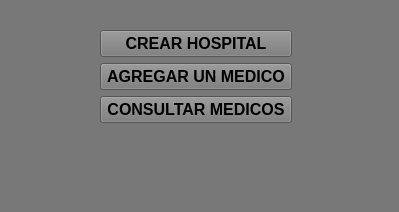
<?xml version="1.0" encoding="UTF-8"?>
<ui version="4.0">
 <class>Principal</class>
 <widget class="QMainWindow" name="Principal">
  <property name="geometry">
   <rect>
    <x>0</x>
    <y>0</y>
    <width>399</width>
    <height>212</height>
   </rect>
  </property>
  <property name="windowTitle">
   <string>MainWindow</string>
  </property>
  <property name="styleSheet">
   <string notr="true">background-color: rgb(120, 120, 120);</string>
  </property>
  <widget class="QWidget" name="centralwidget">
   <widget class="QWidget" name="">
    <property name="geometry">
     <rect>
      <x>100</x>
      <y>30</y>
      <width>192</width>
      <height>95</height>
     </rect>
    </property>
    <layout class="QGridLayout" name="gridLayout">
     <item row="0" column="0">
      <widget class="QPushButton" name="CrearHospital">
       <property name="font">
        <font>
         <pointsize>12</pointsize>
         <weight>75</weight>
         <bold>true</bold>
        </font>
       </property>
       <property name="text">
        <string>CREAR HOSPITAL</string>
       </property>
      </widget>
     </item>
     <item row="1" column="0">
      <widget class="QPushButton" name="AgregarMedico">
       <property name="font">
        <font>
         <pointsize>12</pointsize>
         <weight>75</weight>
         <bold>true</bold>
        </font>
       </property>
       <property name="text">
        <string>AGREGAR UN MEDICO</string>
       </property>
      </widget>
     </item>
     <item row="2" column="0">
      <widget class="QPushButton" name="ConsultarMedico">
       <property name="font">
        <font>
         <pointsize>12</pointsize>
         <weight>75</weight>
         <bold>true</bold>
        </font>
       </property>
       <property name="text">
        <string>CONSULTAR MEDICOS</string>
       </property>
      </widget>
     </item>
    </layout>
   </widget>
  </widget>
  <widget class="QMenuBar" name="menubar">
   <property name="geometry">
    <rect>
     <x>0</x>
     <y>0</y>
     <width>399</width>
     <height>21</height>
    </rect>
   </property>
  </widget>
  <widget class="QStatusBar" name="statusbar"/>
 </widget>
 <resources/>
 <connections/>
</ui>
